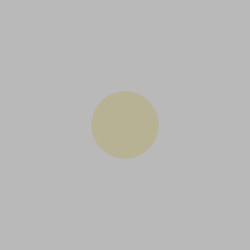
Frame 1 (no input)
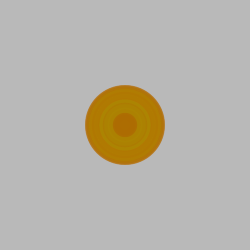
Frame 60 (the mouse pressed at the canvas centre just before this capture)
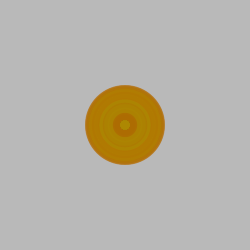
Frame 120 (the mouse held since frame 60 and released just before this capture)

The Processing sketch that drew these frames (run headless with seeded random() and noise(); from frame 60 on, the mouse is pressed at the canvas centre):

// Processing sketch: processing_30213
// ── processing_30213.pde

int counter;

void setup() {  //setup function called initially, only once
  size(250, 250);
  background(185);  //set background white
  colorMode(HSB);   //set colors to Hue, Saturation, Brightness mode
  counter = 0;
}

void draw() {  //draw function loops 
  counter++;
  noStroke();
  fill(random(55),255,180,50);
  
  if(mousePressed == true) { //add some interaction
    ellipse(mouseX, mouseY, 10, 10);
  }
  else {
    ellipse(width/2, height/2, 80*sin(counter), 80*sin(counter));
  }
}

                
                                
